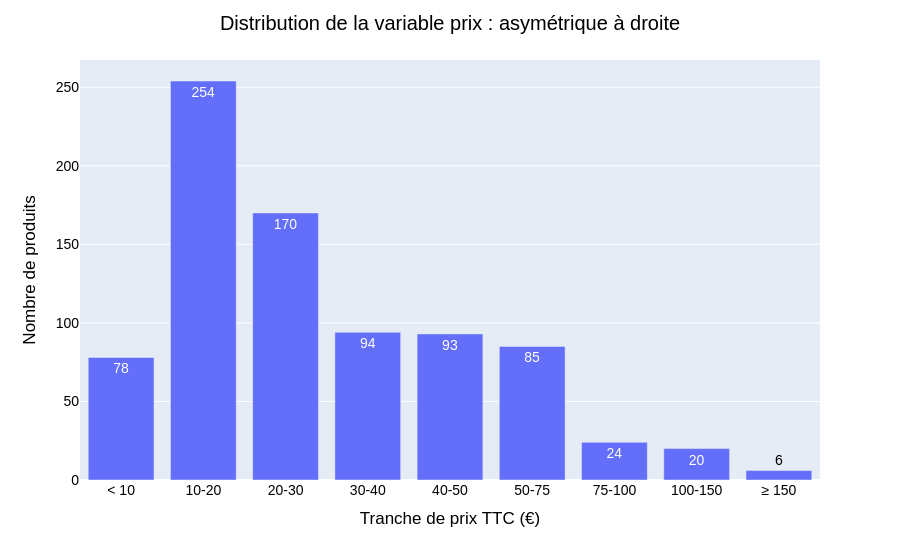

Notebook source saved alongside this figure:
### Code cell
# Diagramme en barres de la distribution du prix (nombre de produits par tranche de prix)
bornes = [0, 10, 20, 30, 40, 50, 75, 100, 150, np.inf]
etiquettes = ["< 10", "10-20", "20-30", "30-40", "40-50", "50-75", "75-100", "100-150", "≥ 150"]
repartition = (pd.cut(df_prix["price"], bins=bornes, labels=etiquettes, right=False).value_counts(sort=False)
               .rename_axis("tranche_prix").reset_index(name="nb_produits"))
repartition["tranche_prix"] = repartition["tranche_prix"].astype(str)
repartition["part_%"] = (repartition["nb_produits"] / repartition["nb_produits"].sum() * 100).round(1)

fig = px.bar(repartition, x="tranche_prix", y="nb_produits", text="nb_produits", hover_data=["part_%"],
             labels={"tranche_prix": "Tranche de prix TTC (€)", "nb_produits": "Nombre de produits"})
mise_en_forme(fig, "Distribution de la variable prix : asymétrique à droite").show()

### Figure 1 — Plotly figure (JSON) as saved in the notebook; plotly's stock layout.template omitted (floating-point values rounded to 4 significant figures)
{"data": [{"customdata": [[9.5], [30.8], [20.6], [11.4], [11.3], [10.3], [2.9], [2.4], [0.7]], "hovertemplate": "Tranche de prix TTC (€)=%{x}<br>Nombre de produits=%{text}<br>part_%=%{customdata[0]}<extra></extra>", "legendgroup": "", "marker": {"color": "#636efa", "pattern": {"shape": ""}}, "name": "", "orientation": "v", "showlegend": false, "text": [78.0, 254.0, 170.0, 94.0, 93.0, 85.0, 24.0, 20.0, 6.0], "textposition": "auto", "type": "bar", "x": ["< 10", "10-20", "20-30", "30-40", "40-50", "50-75", "75-100", "100-150", "≥ 150"], "xaxis": "x", "y": [78, 254, 170, 94, 93, 85, 24, 20, 6], "yaxis": "y"}], "layout": {"barmode": "relative", "font": {"color": "black", "family": "Arial", "size": 14}, "legend": {"tracegroupgap": 0}, "margin": {"t": 60}, "title": {"text": "Distribution de la variable prix : asymétrique à droite", "x": 0.5, "xanchor": "center"}, "xaxis": {"anchor": "y", "domain": [0, 1], "title": {"text": "Tranche de prix TTC (€)"}}, "yaxis": {"anchor": "x", "domain": [0, 1], "title": {"text": "Nombre de produits"}}}}
